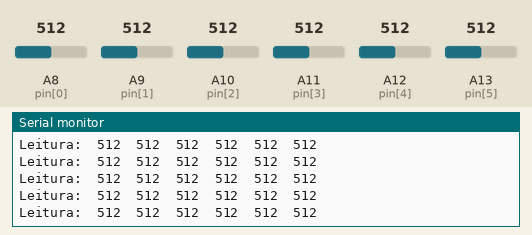
Simulated run of this sketch. Board: Arduino Mega 2560, built with avr-gcc and run on an emulated ATmega2560. Shown: the last lines printed to the serial monitor. Inputs (shaded band) come from the test bench; at power-on: A8 (pin[0]) = 512, A9 (pin[1]) = 512, A12 (pin[4]) = 512, A10 (pin[2]) = 512, A11 (pin[3]) = 512, A13 (pin[5]) = 512.

Above: at 1.7 s.
1.8 s: A8 (pin[0]) set to 110
At 1.88 s:
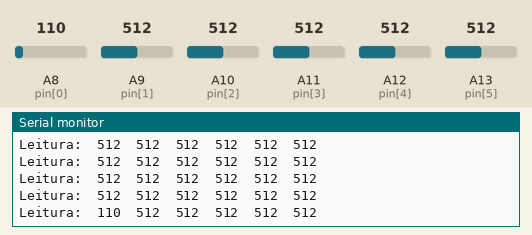
4.8 s: A8 (pin[0]) set to 91
At 4.83 s:
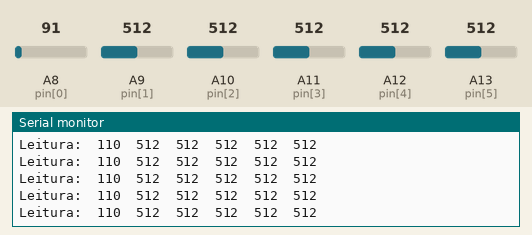
9.3 s: A9 (pin[1]) set to 104
At 9.32 s:
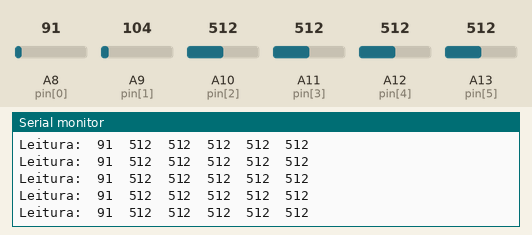
12.3 s: A9 (pin[1]) set to 92
At 12.32 s:
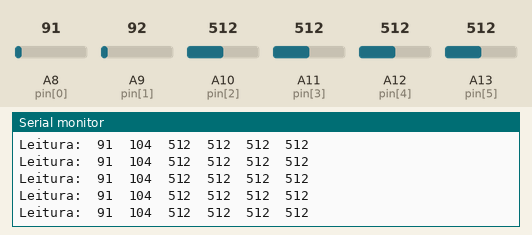
15.3 s: A12 (pin[4]) set to 110
At 15.32 s:
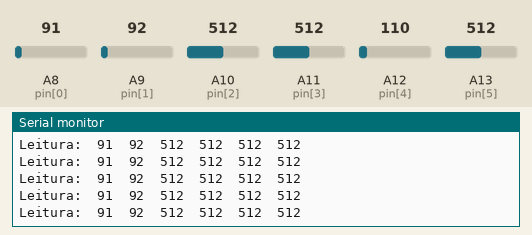
16.8 s: A12 (pin[4]) set to 93
At 16.82 s:
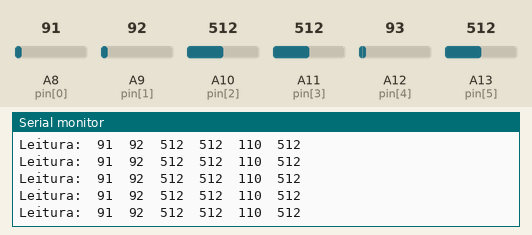
Timing chart, 0 to 19.3 s (numbered marks = the images above; inputs shaded):
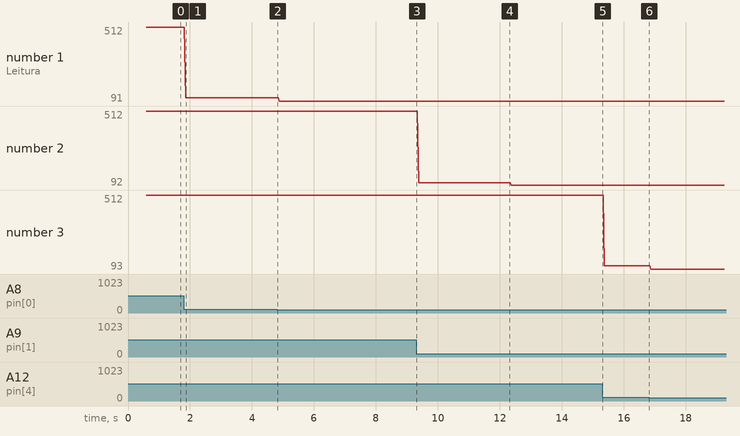

The sketch:

Teste_BarramentoIR_copy_20260704200557.ino
```cpp
const int pin[6] = {A8, A9, A10, A11, A12, A13};
int leitura[6];

void setup() {
  Serial.begin(9600);

  for(int i = 0; i < 6; i++)
  {
    pinMode(pin[i], INPUT);
    Serial.print("Pino ");
    Serial.print(pin[i]);
    Serial.println("foi configurado");
  }
  delay(500);
}

void loop()
{
  Serial.print("Leitura: ");

  for(int i = 0; i < 6; i++)
    {
      leitura[i] = analogRead(pin[i]);  // armazena valores de 0 -1023 -- 8bits
      /*
      // trasnforma esses valores para bitnario para facilitar o segue linha
      // No meu caso dos sensores entre escuro e claro (braco e preto) meu sensor lia de ~230 ate ~370
      // então eu tranformei em binario para fazer uma forma simplifcada para fazer um segue linha
      // Vou estudar como faz para generalizar isso, como calibrar os sensores com valores minimos e maximos
      // para garar um binario ou algo assim para fazer o tratamento para fazer um segue linha ou um PID para
      // o mesmo...
      // OBS: ainda estou estudando pouco a pouco, errando bastante e procurando ajuda

      if(leitura[i] < 250)
      {
        leitura[i] = 0;
      }
      if(leitura[i] > 250)
      {
        leitura[i] = 1;
      }
      */
      Serial.print(" ");
      Serial.print(leitura[i]);
      Serial.print(" ");
    }
  Serial.println("");

}
```

Measured:
- after the input at 1.8 s, the serial monitor: prints a new line after 0.06 s (image 1)
- plotted number 1: 512 → 110 after the input at 1.8 s, 110 → 91 after the input at 4.8 s
- plotted number 2: 512 → 104 after the input at 9.3 s, 104 → 92 after the input at 12.3 s
- plotted number 3: 512 → 110 after the input at 15.3 s, 110 → 93 after the input at 16.8 s
